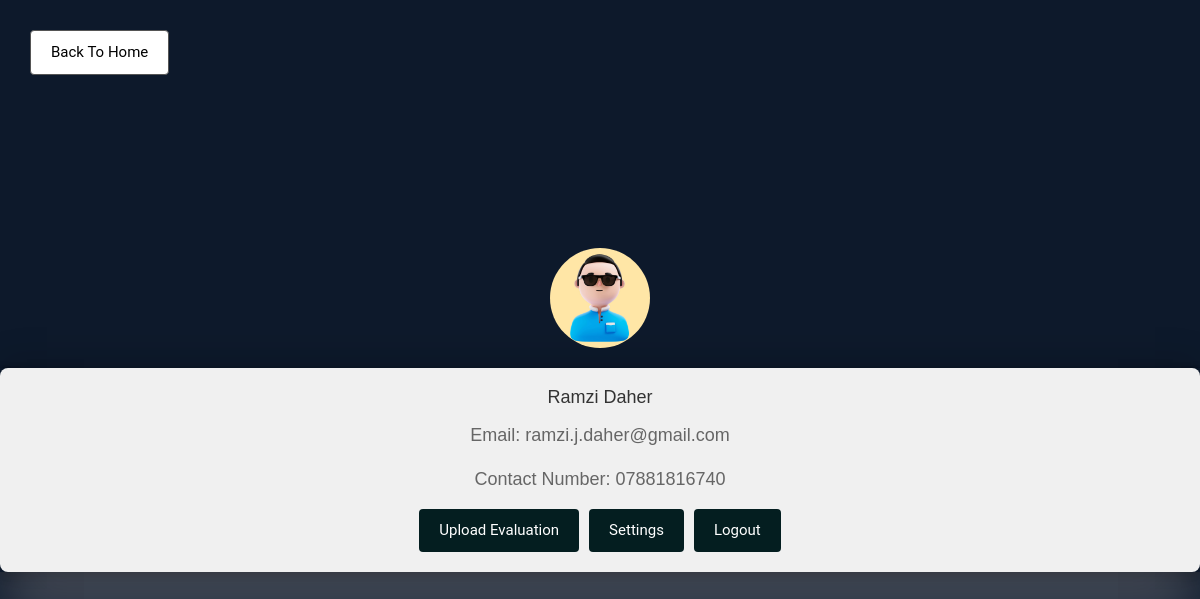
The app's page /profile (signed in) with its own data.
### main.py (models this page shows, shortened)
class User(db.Model):
    id = db.Column(db.Integer, primary_key=True)
    email = db.Column(db.String(120), unique=True, nullable=False)
    password = db.Column(db.String(80), nullable=False)
    name = db.Column(db.String(100), nullable=False)
    contact = db.Column(db.String(20), nullable=True)
    image_url = db.Column(db.String(300), nullable=True)
    image_data = db.Column(db.LargeBinary)
    is_admin = db.Column(db.Boolean, default=False, nullable=False)
    security_question1 = db.Column(db.String(300), nullable=True)
    security_answer1 = db.Column(db.String(300), nullable=True)
    security_question2 = db.Column(db.String(300), nullable=True)
    security_answer2 = db.Column(db.String(300), nullable=True)
    security_question3 = db.Column(db.String(300), nullable=True)
    security_answer3 = db.Column(db.String(300), nullable=True)

### main.py (the view)
@app.route('/profile', methods=['GET', 'POST'])
def profiledb():
    if 'user_id' not in session:
        return redirect(url_for('home'))
    name = email = tel = image_url= is_admin=None
    current_user_antiques = []
    if 'user_id' in session:
        current_user_id = session['user_id']
        current_user = User.query.filter_by(id=current_user_id).first()
        if current_user:
            name = current_user.name
            email = current_user.email
            tel = current_user.contact
            is_admin = current_user.is_admin
            current_user_antiques = Antique.query.filter_by(user_id=current_user_id).all()
            image_url = current_user.image_url
            if len(current_user_antiques) > 0:
                print("The list has items.")
            else:
                print("The list is empty.")
    return render_template('userdb.html', phonenumber=tel, emailaddr=email,username=name, current_user_antiques=current_user_antiques, image_url=image_url, is_admin=is_admin)

### templates/userdb.html (shortened to what this page needs)
<!DOCTYPE html>
<html lang="en">
<head>
    <link rel="stylesheet" href="https://cdnjs.cloudflare.com/ajax/libs/font-awesome/4.7.0/css/font-awesome.min.css">
    <link rel="stylesheet" href="https://cdn.jsdelivr.net/npm/bootstrap@5.1.0/dist/css/bootstrap.min.css">
</head>
<body>
    <div class="home-button-container">
        <a href="/home" class="btn btn-home">Back To Home</a>
    </div>
    <div class="dashboard">
        <img src="{{ image_url if image_url else url_for('static', filename='/images/avatar.jpg') }}"
            alt="Profile Picture" class="profile-pic">
        <div class="profile-db">
            <div class="user-card">
                <h3>{{ username }}</h3>
                <p>Email: {{emailaddr}}</p>
                <p>Contact Number: {{ phonenumber }}</p>
                <div class="button-container">
                    <a href="/evaluation">
                        <button class="btn" id="uploadAnti">Upload Evaluation</button>
                    </a>
                    <button class="btn">Settings</button>
                    <a href="/logout">
                        <button class="btn">Logout</button>
                    </a>
                </div>
            </div>
        </div>
    </div>
</body>
</html>

### templates/userdb.html (style rules this page uses)
body { font-family: 'Roboto', sans-serif; background-color: #f4f4f4; margin: 0; color: #333; display: flex; justify-content: center; align-items: center; min-height: 100vh; display: flex; flex-direction: column; align-items: center; }
.dashboard { text-align: center; width: 100%; top: 10px; }
.profile-db { text-align: center; width: 100%; max-width: 1200px; margin: 0 auto; box-shadow: rgba(209, 201, 201, 0.25) 0px 54px 55px, rgba(0, 0, 0, 0.12) 0px -12px 30px, rgba(0, 0, 0, 0.12) 0px 4px 6px, rgba(0, 0, 0, 0.17) 0px 12px 13px, rgba(0, 0, 0, 0.09) 0px -3px 5px; }
.user-card { background-color: #f0f0f0; padding: 20px; border-radius: 8px; box-shadow: 0 4px 8px rgba(0, 0, 0, 0.05); margin-bottom: 20px; }
.user-card h3 { color: #333; margin-bottom: 15px; }
.user-card p { color: #666; line-height: 1.6; }
.profile-pic { width: 100px; height: 100px; border-radius: 50%; margin: 100px auto 10px; display: block; }
@media (min-width: 600px) { .profile-pic { margin: 40px auto 20px; } }
:root { font-size: 15px; --var-soft-blue: hsl(215, 51%, 70%); --var-cyan: hsl(178, 100%, 50%); --var-main-darkest: hsl(217, 54%, 11%); --var-card-dark: hsl(216, 50%, 16%); --var-line-dark: hsl(215, 32%, 27%); --var-lightest: white; --var-heading: normal normal 600 1.5em/1.6em 'Outfit', sans-serif; --var-small-heading: normal normal 400 1em/1em 'Outfit', sans-serif; --var-para: normal normal 300 1em/1.55em 'Outfit', sans-serif; }
html { box-sizing: border-box; }
*, *::before, *::after { box-sizing: inherit; margin: 0; }
body { background-color: var(--var-main-darkest); }
img { width: 100%; border-radius: 15px; display: block; }
a { color: inherit; }
h3 { font: var(--var-small-heading); color: var(--var-lightest); }
p { font: var(--var-para); color: var(--var-soft-blue); }
@media (min-width:600px) { body { font-size: 18px; } }
.user-card { display: flex; flex-direction: column; align-items: center; padding: 20px; }
.button-container { display: flex; justify-content: center; gap: 10px; }
.btn { background-color: #041E20; color: white; padding: 10px 20px; border: none; border-radius: 4px; cursor: pointer; transition: transform 0.3s, box-shadow 0.3s; }
.home-button-container { position: absolute; top: 30px; left: 30px; z-index: 1000; }
.btn-home { background-color: white; color: black; border: 1px solid #555; }

### records on screen
User: name "Ramzi Daher", email "ramzi.j.daher@gmail.com", contact "07881816740"
